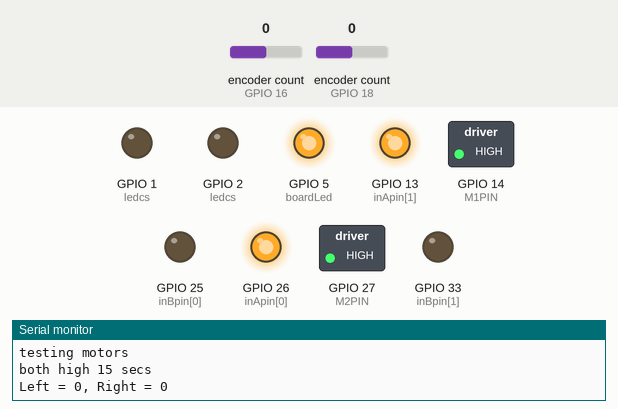
Bench run of a sketch on a simulated ESP32. Shown: switched loads named in the sketch (green lamp = pin HIGH), output pins drawn as LEDs (lit = HIGH), the last lines printed to the serial monitor. Inputs (shaded band) come from the test bench; at power-on: encoder count (sensors on GPIO 16, GPIO 18) 0.

Above: at 4.2 s.
4.3 s: encoder count (sensor on GPIO 16) set to 4
At 5.4 s:
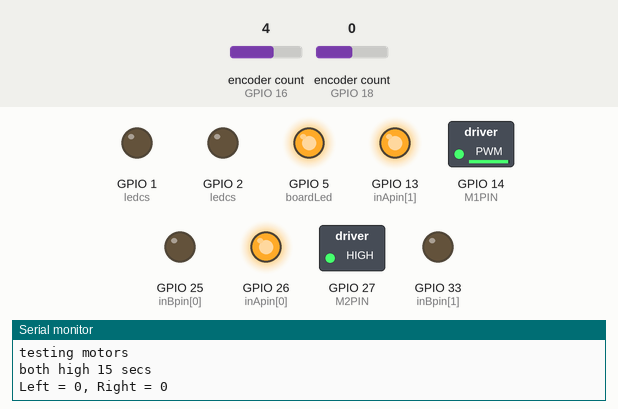
5.8 s: encoder count (sensor on GPIO 18) set to 1
At 18.5 s:
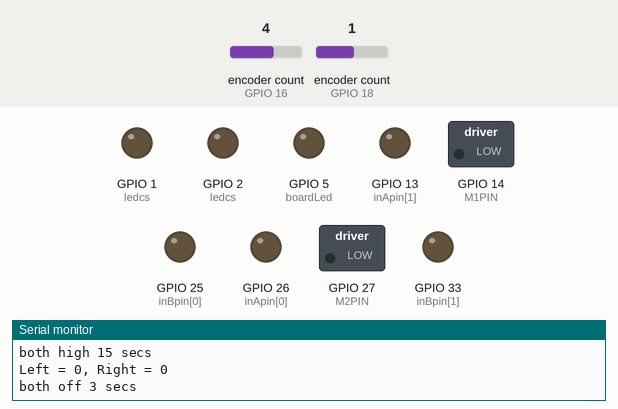
At 22.0 s:
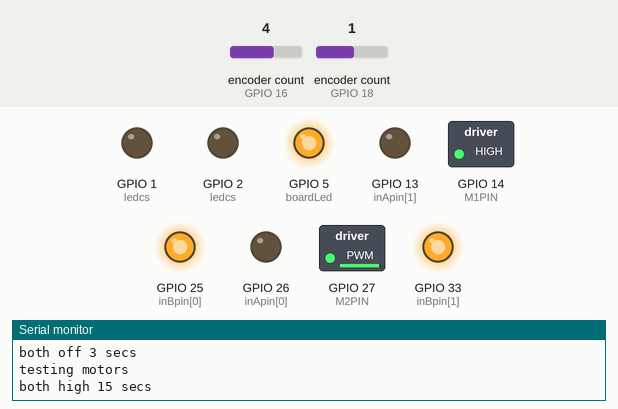
Timing chart, 0 to 40.5 s (numbered marks = the images above; inputs shaded):
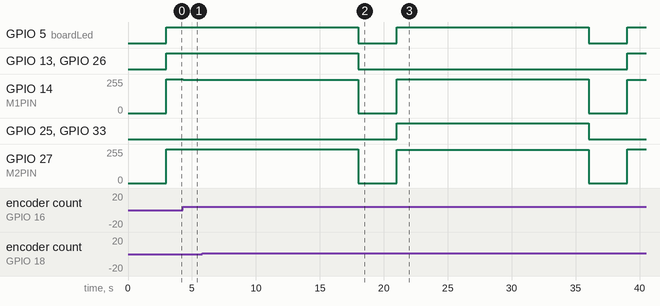

The sketch:

test_motors_pwm_with_encoder.ino
```cpp
// needed for hacked encoder library
#define ESP32 1

#include <Encoder.h>

#include <string.h>
#include <stddef.h>


#define M1PIN 14
#define M2PIN 27
#define M1CHANNEL 1
#define M2CHANNEL 2

#define CLOCKWISE 1
#define ANTICLOCKWISE 2

#define LEFT_MOTOR 0
#define RIGHT_MOTOR 1

#define SYNC_THRESHOLD 5
#define SYNC_DIFF_LIMIT 1000

#define PWM_MAX 255

int inApin[2] = {26, 13};  // INA: Clockwise input
int inBpin[2] = {25, 33}; // INB: Counter-clockwise input
int ledcs[2] = {M1CHANNEL, M2CHANNEL}; // PWM input

int boardLed = 5;

Encoder leftMotor(16, 17);
Encoder rightMotor(18, 23);

void setup(void) {
  Serial.begin(115200);
  delay(3000);

  Serial.println("turn off led");
  pinMode(boardLed, OUTPUT);
  digitalWrite(boardLed, LOW);// Turn off on-board blue led

  // assign pwm pins to ledc channels
  ledcAttachPin(M1PIN, M1CHANNEL);
  ledcAttachPin(M2PIN, M2CHANNEL);

  // intialise the ledc channels
  ledcSetup(M1CHANNEL, 500, 8); // 500Hz PWM, 8-bit resolution
  ledcSetup(M2CHANNEL, 500, 8);

  // Initialize digital pins as outputs
  for (int i=0; i<2; i++)
  {
    pinMode(inApin[i], OUTPUT);
    pinMode(inBpin[i], OUTPUT);
   // pinMode(pwmpin[i], OUTPUT);
  }
  // Initialize braked
  for (int i=0; i<2; i++)
  {
    digitalWrite(inApin[i], LOW);
    digitalWrite(inBpin[i], LOW);
    //digitalWrite(pwmpin[i], LOW);
    pinMode(ledcs[i], OUTPUT);
  }
  motorOff(0);
  motorOff(1);
}


void motorOff(int motor)
{
  // Initialize braked
  for (int i=0; i<2; i++)
  {
    digitalWrite(inApin[i], LOW);
    digitalWrite(inBpin[i], LOW);
  }
  ledcWrite(ledcs[motor], 0);
   //digitalWrite(pwmpin[motor], LOW);
}

/* motorGo() will set a motor going in a specific direction
 the motor will continue going in that direction, at that speed
 until told to do otherwise.

 motor: this should be either 0 or 1, will selet which of the two
 motors to be controlled

 direct: Should be between 0 and 3, with the following result
 0: Brake to VCC
 1: Clockwise
 2: CounterClockwise
 3: Brake to GND

 pwm: should be a value between ? and 1023, higher the number, the faster
 it'll go
 */
void motorGo(uint8_t motor, uint8_t direct, uint8_t pwm)
{
  if (motor <= 1)
  {
    if (direct <=4)
    {
      // Set inA[motor]
      if (direct <=1)
        digitalWrite(inApin[motor], HIGH);
      else
        digitalWrite(inApin[motor], LOW);

      // Set inB[motor]
      if ((direct==0)||(direct==2))
        digitalWrite(inBpin[motor], HIGH);
      else
        digitalWrite(inBpin[motor], LOW);

      ledcWrite(ledcs[motor], pwm);
    }
  }
}


long positionLeft  = -999;
long positionRight = -999;

/* run motors together for ms milliseconds, and keep them in synch
 *  by reading the encoders. If one motor gets ahead by more than the SYNCH_THRESHOLD
 *  then then slow it down by the fraction of the SYNCH_DIFF_LIMIT that it is ahead by.
 *  That is - if the SYNCH_DIFF_LIMIT is 1000 and motor A is ahead of motor B by 100 encoder tics
 *  then slow it down by 10%
 *  If motor A is ahead of motor B by encoder 1000 tics or more, then set it to stop.
 */
void goMotorsForMs(int motorDir, int motorSpeed, long ms){

  long startTime = millis();

  while(millis() < (startTime + ms)) {
    motorGo(0, motorDir, motorSpeed);
    motorGo(1, motorDir, motorSpeed);

    long newLeft, newRight;
    newLeft = leftMotor.read();
    newRight = rightMotor.read();
    if (newLeft != positionLeft || newRight != positionRight) {
      positionLeft = newLeft;
      positionRight = newRight;
    }

    // note the PJRC library uses clockwise as positive direction; that is, a higher position count
    // tells us that the motor has progressed further clockwise.
    // We need to be sure out motors are wired correctly to match !!
    long difference = abs(abs(positionLeft) - abs(positionRight));

    if (difference > SYNC_THRESHOLD){

      // now, slow the offending motor proportionally - to how far it is out of synch.
      // As a percertage of SYNC_DIFF_LIMIT, where if the encoder readings difference is equal or greater
      // than the limit then the offending motor is told to run at zero duty cycle (pwm)
      if (difference >= SYNC_DIFF_LIMIT) {
        difference = SYNC_DIFF_LIMIT;
      }
      float slowFraction = (float(SYNC_DIFF_LIMIT) - float(difference)) / float(SYNC_DIFF_LIMIT);
      int slowedMotorSpeed = (int) (PWM_MAX * slowFraction);

      // clockwise - so the motor with the higher count has gone too far - slow it down
      if(motorDir == CLOCKWISE){
        if(positionLeft > positionRight){
           motorGo(LEFT_MOTOR, motorDir, slowedMotorSpeed);
        } else {
           motorGo(RIGHT_MOTOR, motorDir, slowedMotorSpeed);
        }

      // anticlockwise - so the motor with the lower count has gone too far - slow it down
      } else if (motorDir == ANTICLOCKWISE){
        if(positionLeft < positionRight){
           motorGo(LEFT_MOTOR, motorDir, slowedMotorSpeed);
        } else {
           motorGo(RIGHT_MOTOR, motorDir, slowedMotorSpeed);
        }
      }
    }

    // 15 milliseconds seems like a reasonable amount of time to run the motors before
    // starting a new cycle to check if they are in synch
    delay(15);
  }
}

int newDirection = ANTICLOCKWISE;
int currentDirection = CLOCKWISE;
int swapDirection = CLOCKWISE;
void loop(void) {

  Serial.println("testing motors");
  Serial.println("both high 15 secs ");

  long newLeft, newRight;
  newLeft = leftMotor.read();
  newRight = rightMotor.read();
  if (newLeft != positionLeft || newRight != positionRight) {
    Serial.print("Left = ");
    Serial.print(newLeft);
    Serial.print(", Right = ");
    Serial.print(newRight);
    Serial.println();
    positionLeft = newLeft;
    positionRight = newRight;
  }

  digitalWrite(boardLed, HIGH);

  // run both motors in synch for 15 seconds.
  goMotorsForMs(currentDirection, PWM_MAX, 15000);
  swapDirection = currentDirection;
  currentDirection = newDirection;
  newDirection = swapDirection;

  motorOff(0);
  motorOff(1);
  digitalWrite(boardLed, LOW);
  Serial.println("both off 3 secs ");
  delay(3000);
}
```

Measured:
- after the input at 4.3 s, GPIO 14 (M1PIN): 255/255 → 249/255 at once
- after the input at 5.8 s, GPIO 14 (M1PIN): 249/255 → 250/255 at once
- by itself, GPIO 5 (boardLed): alternates HIGH for 15.0 s and LOW for 3.0 s
